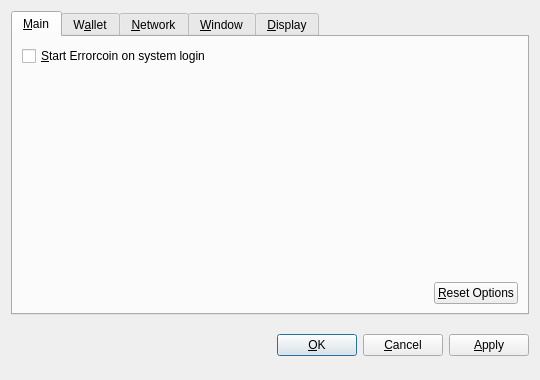
<?xml version="1.0" encoding="UTF-8"?>
<ui version="4.0">
 <class>OptionsDialog</class>
 <widget class="QDialog" name="OptionsDialog">
  <property name="geometry">
   <rect>
    <x>0</x>
    <y>0</y>
    <width>540</width>
    <height>380</height>
   </rect>
  </property>
  <property name="windowTitle">
   <string>Options</string>
  </property>
  <property name="modal">
   <bool>true</bool>
  </property>
  <layout class="QVBoxLayout" name="verticalLayout">
   <item>
    <widget class="QTabWidget" name="tabWidget">
     <property name="tabPosition">
      <enum>QTabWidget::North</enum>
     </property>
     <property name="currentIndex">
      <number>0</number>
     </property>
     <widget class="QWidget" name="tabMain">
      <attribute name="title">
       <string>&amp;Main</string>
      </attribute>
      <layout class="QVBoxLayout" name="verticalLayout_Main">
       <item>
        <widget class="QCheckBox" name="bitcoinAtStartup">
         <property name="toolTip">
          <string>Automatically start Errorcoin after logging in to the system.</string>
         </property>
         <property name="text">
          <string>&amp;Start Errorcoin on system login</string>
         </property>
        </widget>
       </item>
       <item>
        <spacer name="verticalSpacer_Main">
         <property name="orientation">
          <enum>Qt::Vertical</enum>
         </property>
         <property name="sizeHint" stdset="0">
          <size>
           <width>20</width>
           <height>40</height>
          </size>
         </property>
        </spacer>
       </item>
       <item>
        <layout class="QHBoxLayout" name="horizontalLayout_2_Main">
         <item>
          <spacer name="horizontalSpacer_2_Main">
           <property name="orientation">
            <enum>Qt::Horizontal</enum>
           </property>
           <property name="sizeHint" stdset="0">
            <size>
             <width>40</width>
             <height>20</height>
            </size>
           </property>
          </spacer>
         </item>
         <item>
          <widget class="QPushButton" name="resetButton">
           <property name="toolTip">
            <string>Reset all client options to default.</string>
           </property>
           <property name="text">
            <string>&amp;Reset Options</string>
           </property>
           <property name="autoDefault">
            <bool>false</bool>
           </property>
          </widget>
         </item>
        </layout>
       </item>
      </layout>
     </widget>
     <widget class="QWidget" name="tabWallet">
      <attribute name="title">
       <string>W&amp;allet</string>
      </attribute>
      <layout class="QVBoxLayout" name="verticalLayout_Network">
       <item>
        <widget class="QLabel" name="transactionFeeInfoLabel">
         <property name="text">
          <string>Optional transaction fee per kB that helps make sure your transactions are processed quickly. Most transactions are 1 kB.</string>
         </property>
         <property name="textFormat">
          <enum>Qt::PlainText</enum>
         </property>
         <property name="wordWrap">
          <bool>true</bool>
         </property>
        </widget>
       </item>
       <item>
        <layout class="QHBoxLayout" name="horizontalLayout_1_Main">
         <item>
          <widget class="QLabel" name="transactionFeeLabel">
           <property name="text">
            <string>Pay transaction &amp;fee</string>
           </property>
           <property name="textFormat">
            <enum>Qt::PlainText</enum>
           </property>
           <property name="buddy">
            <cstring>transactionFee</cstring>
           </property>
          </widget>
         </item>
         <item>
          <widget class="BitcoinAmountField" name="transactionFee"/>
         </item>
         <item>
          <spacer name="horizontalSpacer_1_Main">
           <property name="orientation">
            <enum>Qt::Horizontal</enum>
           </property>
           <property name="sizeHint" stdset="0">
            <size>
             <width>40</width>
             <height>20</height>
            </size>
           </property>
          </spacer>
         </item>
        </layout>
       </item>
       <item>
        <widget class="QLabel" name="label">
         <property name="text">
          <string>If you disable the spending of unconfirmed change, the change from a transaction cannot be used until that transaction has at least one confirmation. This also affects how your balance is computed.</string>
         </property>
         <property name="wordWrap">
          <bool>true</bool>
         </property>
        </widget>
       </item>
       <item>
        <widget class="QCheckBox" name="spendZeroConfChange">
         <property name="text">
          <string>Spend unconfirmed change  (experts only)</string>
         </property>
        </widget>
       </item>
       <item>
        <spacer name="verticalSpacer">
         <property name="orientation">
          <enum>Qt::Vertical</enum>
         </property>
         <property name="sizeHint" stdset="0">
          <size>
           <width>20</width>
           <height>40</height>
          </size>
         </property>
        </spacer>
       </item>
      </layout>
     </widget>
     <widget class="QWidget" name="tabNetwork">
      <attribute name="title">
       <string>&amp;Network</string>
      </attribute>
      <layout class="QVBoxLayout" name="verticalLayout_Network">
       <item>
        <widget class="QCheckBox" name="mapPortUpnp">
         <property name="toolTip">
          <string>Automatically open the Errorcoin client port on the router. This only works when your router supports UPnP and it is enabled.</string>
         </property>
         <property name="text">
          <string>Map port using &amp;UPnP</string>
         </property>
        </widget>
       </item>
       <item>
        <widget class="QCheckBox" name="connectSocks">
         <property name="toolTip">
          <string>Connect to the Errorcoin network through a SOCKS proxy (e.g. when connecting through Tor).</string>
         </property>
         <property name="text">
          <string>&amp;Connect through SOCKS proxy:</string>
         </property>
        </widget>
       </item>
       <item>
        <layout class="QHBoxLayout" name="horizontalLayout_Network">
         <item>
          <widget class="QLabel" name="proxyIpLabel">
           <property name="text">
            <string>Proxy &amp;IP:</string>
           </property>
           <property name="textFormat">
            <enum>Qt::PlainText</enum>
           </property>
           <property name="buddy">
            <cstring>proxyIp</cstring>
           </property>
          </widget>
         </item>
         <item>
          <widget class="QValidatedLineEdit" name="proxyIp">
           <property name="maximumSize">
            <size>
             <width>140</width>
             <height>16777215</height>
            </size>
           </property>
           <property name="toolTip">
            <string>IP address of the proxy (e.g. 127.0.0.1)</string>
           </property>
          </widget>
         </item>
         <item>
          <widget class="QLabel" name="proxyPortLabel">
           <property name="text">
            <string>&amp;Port:</string>
           </property>
           <property name="textFormat">
            <enum>Qt::PlainText</enum>
           </property>
           <property name="buddy">
            <cstring>proxyPort</cstring>
           </property>
          </widget>
         </item>
         <item>
          <widget class="QLineEdit" name="proxyPort">
           <property name="maximumSize">
            <size>
             <width>55</width>
             <height>16777215</height>
            </size>
           </property>
           <property name="toolTip">
            <string>Port of the proxy (e.g. 9050)</string>
           </property>
          </widget>
         </item>
         <item>
          <widget class="QLabel" name="socksVersionLabel">
           <property name="text">
            <string>SOCKS &amp;Version:</string>
           </property>
           <property name="textFormat">
            <enum>Qt::PlainText</enum>
           </property>
           <property name="buddy">
            <cstring>socksVersion</cstring>
           </property>
          </widget>
         </item>
         <item>
          <widget class="QValueComboBox" name="socksVersion">
           <property name="toolTip">
            <string>SOCKS version of the proxy (e.g. 5)</string>
           </property>
          </widget>
         </item>
         <item>
          <spacer name="horizontalSpacer_Network">
           <property name="orientation">
            <enum>Qt::Horizontal</enum>
           </property>
           <property name="sizeHint" stdset="0">
            <size>
             <width>40</width>
             <height>20</height>
            </size>
           </property>
          </spacer>
         </item>
        </layout>
       </item>
       <item>
        <spacer name="verticalSpacer_Network">
         <property name="orientation">
          <enum>Qt::Vertical</enum>
         </property>
         <property name="sizeHint" stdset="0">
          <size>
           <width>20</width>
           <height>40</height>
          </size>
         </property>
        </spacer>
       </item>
      </layout>
     </widget>
     <widget class="QWidget" name="tabWindow">
      <attribute name="title">
       <string>&amp;Window</string>
      </attribute>
      <layout class="QVBoxLayout" name="verticalLayout_Window">
       <item>
        <widget class="QCheckBox" name="minimizeToTray">
         <property name="toolTip">
          <string>Show only a tray icon after minimizing the window.</string>
         </property>
         <property name="text">
          <string>&amp;Minimize to the tray instead of the taskbar</string>
         </property>
        </widget>
       </item>
       <item>
        <widget class="QCheckBox" name="minimizeOnClose">
         <property name="toolTip">
          <string>Minimize instead of exit the application when the window is closed. When this option is enabled, the application will be closed only after selecting Quit in the menu.</string>
         </property>
         <property name="text">
          <string>M&amp;inimize on close</string>
         </property>
        </widget>
       </item>
       <item>
        <spacer name="verticalSpacer_Window">
         <property name="orientation">
          <enum>Qt::Vertical</enum>
         </property>
         <property name="sizeHint" stdset="0">
          <size>
           <width>20</width>
           <height>40</height>
          </size>
         </property>
        </spacer>
       </item>
      </layout>
     </widget>
     <widget class="QWidget" name="tabDisplay">
      <attribute name="title">
       <string>&amp;Display</string>
      </attribute>
      <layout class="QVBoxLayout" name="verticalLayout_Display">
       <item>
        <layout class="QHBoxLayout" name="horizontalLayout_1_Display">
         <item>
          <widget class="QLabel" name="langLabel">
           <property name="text">
            <string>User Interface &amp;language:</string>
           </property>
           <property name="textFormat">
            <enum>Qt::PlainText</enum>
           </property>
           <property name="buddy">
            <cstring>lang</cstring>
           </property>
          </widget>
         </item>
         <item>
          <widget class="QValueComboBox" name="lang">
           <property name="toolTip">
            <string>The user interface language can be set here. This setting will take effect after restarting Errorcoin.</string>
           </property>
          </widget>
         </item>
        </layout>
       </item>
       <item>
        <layout class="QHBoxLayout" name="horizontalLayout_2_Display">
         <item>
          <widget class="QLabel" name="unitLabel">
           <property name="text">
            <string>&amp;Unit to show amounts in:</string>
           </property>
           <property name="textFormat">
            <enum>Qt::PlainText</enum>
           </property>
           <property name="buddy">
            <cstring>unit</cstring>
           </property>
          </widget>
         </item>
         <item>
          <widget class="QValueComboBox" name="unit">
           <property name="toolTip">
            <string>Choose the default subdivision unit to show in the interface and when sending coins.</string>
           </property>
          </widget>
         </item>
        </layout>
       </item>
       <item>
        <widget class="QCheckBox" name="displayAddresses">
         <property name="toolTip">
          <string>Whether to show Errorcoin addresses in the transaction list or not.</string>
         </property>
         <property name="text">
          <string>&amp;Display addresses in transaction list</string>
         </property>
        </widget>
       </item>
       <item>
        <widget class="QCheckBox" name="coinControlFeatures">
         <property name="toolTip">
          <string>Whether to show coin control features or not.</string>
         </property>
         <property name="text">
          <string>Display coin &amp;control features (experts only!)</string>
         </property>
        </widget>
       </item>
       <item>
        <spacer name="verticalSpacer_Display">
         <property name="orientation">
          <enum>Qt::Vertical</enum>
         </property>
         <property name="sizeHint" stdset="0">
          <size>
           <width>20</width>
           <height>40</height>
          </size>
         </property>
        </spacer>
       </item>
      </layout>
     </widget>
    </widget>
   </item>
   <item>
    <layout class="QHBoxLayout" name="horizontalLayout_Buttons">
     <item>
      <spacer name="horizontalSpacer_1">
       <property name="orientation">
        <enum>Qt::Horizontal</enum>
       </property>
       <property name="sizeHint" stdset="0">
        <size>
         <width>40</width>
         <height>48</height>
        </size>
       </property>
      </spacer>
     </item>
     <item>
      <widget class="QLabel" name="statusLabel">
       <property name="font">
        <font>
         <weight>75</weight>
         <bold>true</bold>
        </font>
       </property>
       <property name="text">
        <string/>
       </property>
       <property name="textFormat">
        <enum>Qt::PlainText</enum>
       </property>
       <property name="wordWrap">
        <bool>true</bool>
       </property>
      </widget>
     </item>
     <item>
      <spacer name="horizontalSpacer_2">
       <property name="orientation">
        <enum>Qt::Horizontal</enum>
       </property>
       <property name="sizeHint" stdset="0">
        <size>
         <width>40</width>
         <height>48</height>
        </size>
       </property>
      </spacer>
     </item>
     <item>
      <widget class="QPushButton" name="okButton">
       <property name="text">
        <string>&amp;OK</string>
       </property>
      </widget>
     </item>
     <item>
      <widget class="QPushButton" name="cancelButton">
       <property name="text">
        <string>&amp;Cancel</string>
       </property>
       <property name="autoDefault">
        <bool>false</bool>
       </property>
      </widget>
     </item>
     <item>
      <widget class="QPushButton" name="applyButton">
       <property name="text">
        <string>&amp;Apply</string>
       </property>
       <property name="autoDefault">
        <bool>false</bool>
       </property>
      </widget>
     </item>
    </layout>
   </item>
  </layout>
 </widget>
 <customwidgets>
  <customwidget>
   <class>BitcoinAmountField</class>
   <extends>QSpinBox</extends>
   <header>bitcoinamountfield.h</header>
  </customwidget>
  <customwidget>
   <class>QValueComboBox</class>
   <extends>QComboBox</extends>
   <header>qvaluecombobox.h</header>
  </customwidget>
  <customwidget>
   <class>QValidatedLineEdit</class>
   <extends>QLineEdit</extends>
   <header>qvalidatedlineedit.h</header>
  </customwidget>
 </customwidgets>
 <resources/>
 <connections/>
</ui>
